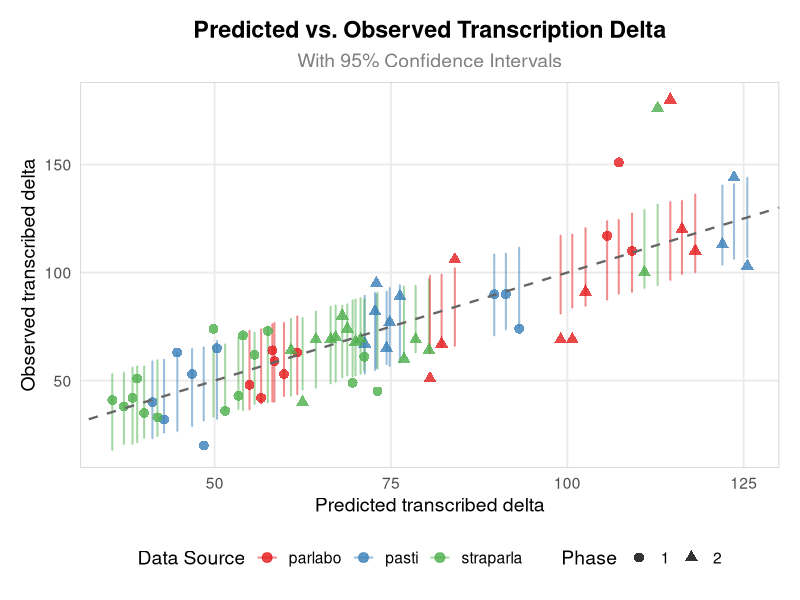
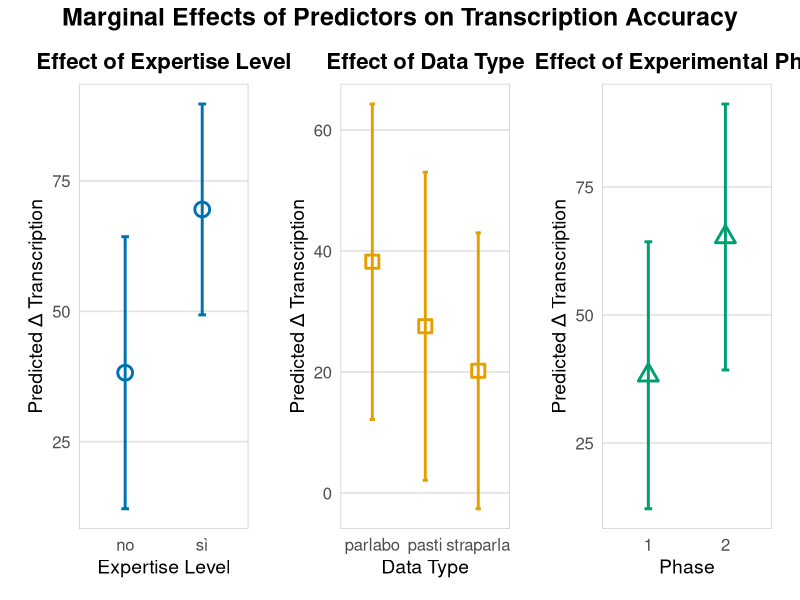
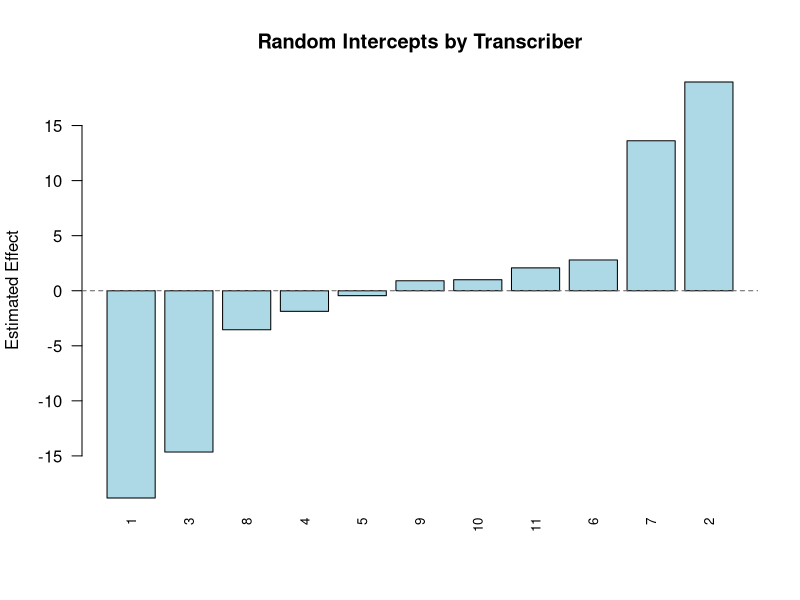
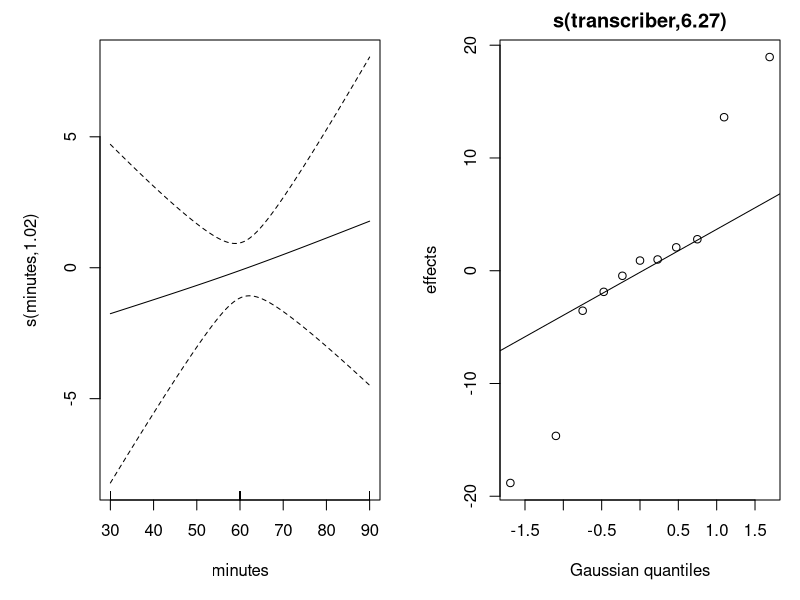
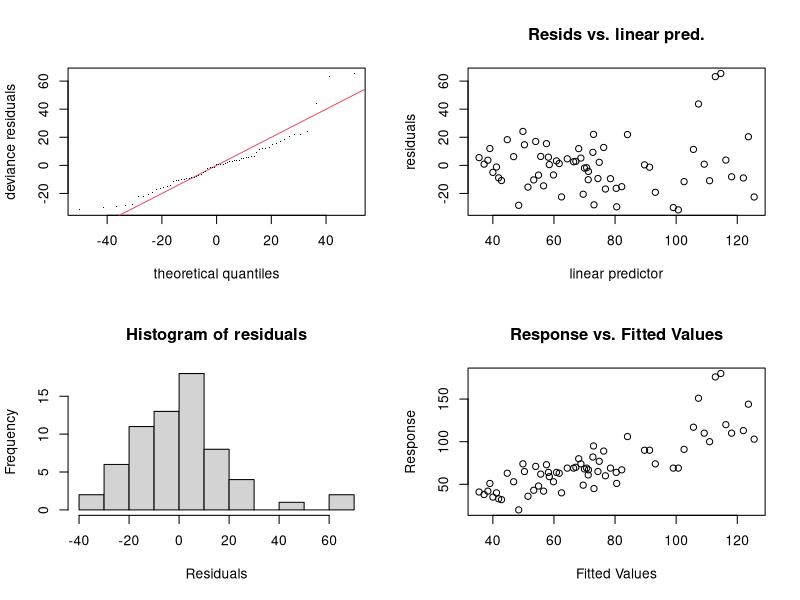
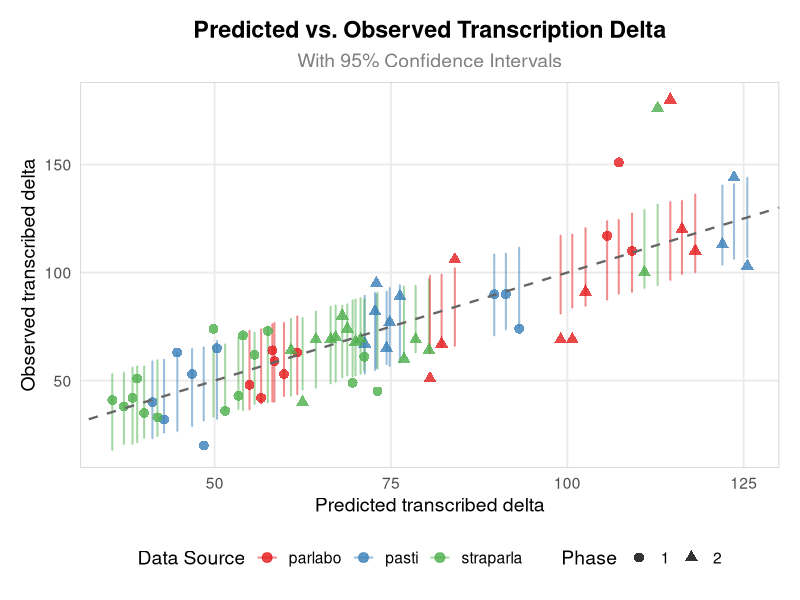
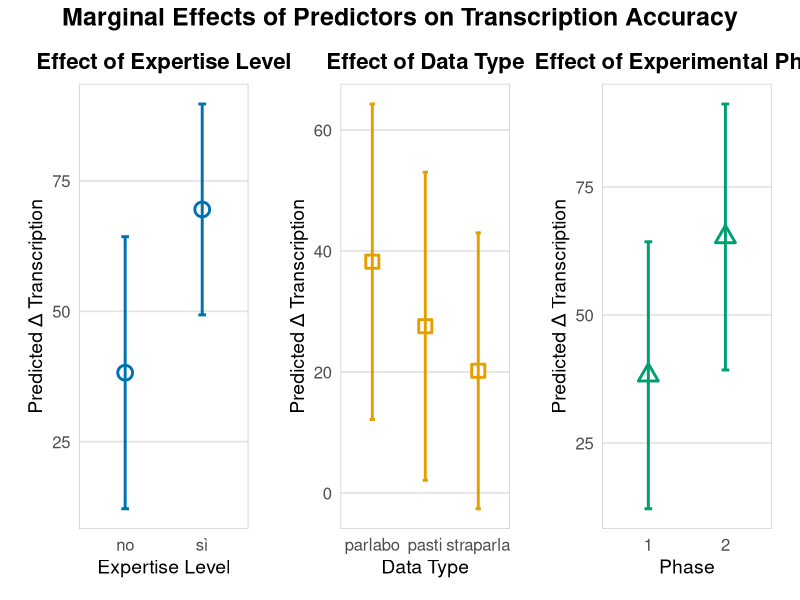

Write R code to recreate these figures, in order.
library(mgcv)
library(ggeffects)
library(ggplot2)
library(patchwork)

df <- read.csv("stats/table_mixed2.csv", sep="\t")

df$expert <- as.factor(df$expert)
df$data <- as.factor(df$data)
df$phase <- as.factor(df$phase)
df$transcriber <- as.factor(df$transcriber)  # your random effect

model <- gam(transcribed_delta ~
               s(minutes, k=3) +                  # smooth term for time
               expert +                      # fixed effect
               data +                        # fixed effect
               phase +                       # fixed effect
               s(transcriber, bs = "re"),    # random intercept per transcriber
             data = df, method = "REML", family = gaussian())

# View the model summary
summary(model)

# Extract all model coefficients
coefs <- coef(model)

# Subset the coefficients that correspond to the random effect s(transcriber)
transcriber_effects <- coefs[grep("^s\\(transcriber\\)\\.", names(coefs))]

# Clean up the names to get just the transcriber IDs
transcriber_ids <- sub("^s\\(transcriber\\)\\.", "", names(transcriber_effects))
transcriber_names <- levels(model$model$transcriber)
transcriber_labels <- transcriber_names

# Order by value (optional)
ord <- order(transcriber_effects)
transcriber_ids <- transcriber_ids[ord]
transcriber_effects <- transcriber_effects[ord]


# Plot manually
png("plots/gam_transcriber.png", width = 800, height = 600)

# Plot
barplot(
  transcriber_effects,
  # names.arg = transcriber_names,
  names.arg = transcriber_ids,
  las = 2,               # Rotate labels for readability
  cex.names = 0.8,
  main = "Random Intercepts by Transcriber",
  ylab = "Estimated Effect",
  col = "lightblue"
)
abline(h = 0, col = "gray40", lty = 2)

dev.off()

png("plots/gam.png", width = 800, height = 600) # Adjust width/height as needed

# Generate the plots (e.g., all on one page if your model has multiple smooths)
plot(model, pages = 1)

# Close the device (this saves the file)
dev.off()

# Open a PNG device
png("plots/diagnostics.png", width = 1000, height = 800) # Adjust dimensions

# Generate the diagnostic plots
gam.check(model)

# Close the device
dev.off()


# Predict from the GAMM
pred <- predict(model, se.fit = TRUE)

# Store values
df$fit <- pred$fit
df$lower <- pred$fit - 1.96 * pred$se.fit
df$upper <- pred$fit + 1.96 * pred$se.fit

# Plot
ggplot(df, aes(x = fit, y = transcribed_delta, color = data, shape = phase)) +
  geom_errorbar(aes(ymin = lower, ymax = upper), width = 0.05, alpha = 0.5, size = 0.7) +
  geom_point(size = 3, alpha = 0.8) +
  geom_abline(slope = 1, intercept = 0, linetype = "dashed", color = "gray40", size = 0.8) +
  labs(
    title = "Predicted vs. Observed Transcription Delta",
    subtitle = "With 95% Confidence Intervals",
    x = "Predicted transcribed delta",
    y = "Observed transcribed delta",
    color = "Data Source",
    shape = "Phase"
  ) +
  scale_color_brewer(palette = "Set1") +
  theme_minimal(base_size = 14) +
  theme(
    plot.title = element_text(face = "bold", hjust = 0.5),
    plot.subtitle = element_text(hjust = 0.5, color = "gray50"),
    legend.position = "bottom",
    panel.grid.minor = element_blank(),
    panel.border = element_rect(color = "gray80", fill = NA, size = 0.5),
    plot.margin = margin(15, 15, 15, 15)
  ) +
  guides(
    color = guide_legend(override.aes = list(size = 3)),
    shape = guide_legend(override.aes = list(size = 3))
  )
ggsave("plots/predicted_vs_observed.png", width = 7, height = 6, dpi = 300)


# Generate marginal effects - using ggpredict() instead of ggemmeans() for GAM
eff_expert <- ggpredict(model, terms = "expert")
eff_data <- ggpredict(model, terms = "data")
eff_phase <- ggpredict(model, terms = "phase")

# Custom theme for consistent styling
effect_theme <- function() {
  theme_minimal(base_size = 14) +
    theme(
      plot.title = element_text(face = "bold", hjust = 0.5, size = 16),
      axis.title = element_text(size = 14),
      axis.text = element_text(size = 12),
      panel.grid.minor = element_blank(),
      panel.grid.major.y = element_line(color = "gray90"),
      panel.grid.major.x = element_blank(),
      panel.border = element_rect(color = "gray80", fill = NA, size = 0.5),
      plot.margin = margin(10, 15, 10, 15),
      legend.position = "none"
    )
}

# Create expert plot
p_expert <- ggplot(eff_expert, aes(x = x, y = predicted)) +
  geom_point(size = 4, color = "#0072B2", fill = "white", shape = 21, stroke = 1.5) +
  geom_errorbar(aes(ymin = conf.low, ymax = conf.high),
                width = 0.1, color = "#0072B2", linewidth = 1) +
  labs(title = "Effect of Expertise Level",
       x = "Expertise Level",
       y = "Predicted Δ Transcription") +
  effect_theme()

  # Create data plot
p_data <- ggplot(eff_data, aes(x = x, y = predicted)) +
  geom_point(size = 4, color = "#E69F00", fill = "white", shape = 22, stroke = 1.5) +
  geom_errorbar(aes(ymin = conf.low, ymax = conf.high),
                width = 0.1, color = "#E69F00", linewidth = 1) +
  labs(title = "Effect of Data Type",
       x = "Data Type",
       y = "Predicted Δ Transcription") +
  effect_theme()

  # Create phase plot
p_phase <- ggplot(eff_phase, aes(x = x, y = predicted)) +
  geom_point(size = 4, color = "#009E73", fill = "white", shape = 24, stroke = 1.5) +
  geom_errorbar(aes(ymin = conf.low, ymax = conf.high),
                width = 0.1, color = "#009E73", linewidth = 1) +
  labs(title = "Effect of Experimental Phase",
       x = "Phase",
       y = "Predicted Δ Transcription") +
  effect_theme()

  # Combine plots
combined_plots <- (p_expert | p_data | p_phase) +
  plot_annotation(title = "Marginal Effects of Predictors on Transcription Accuracy",
                 theme = theme(plot.title = element_text(face = "bold", size = 18, hjust = 0.5)))

# Display and save
print(combined_plots)
ggsave("plots/marginal_effects.png", combined_plots,
       width = 14, height = 5, dpi = 300, bg = "white")
